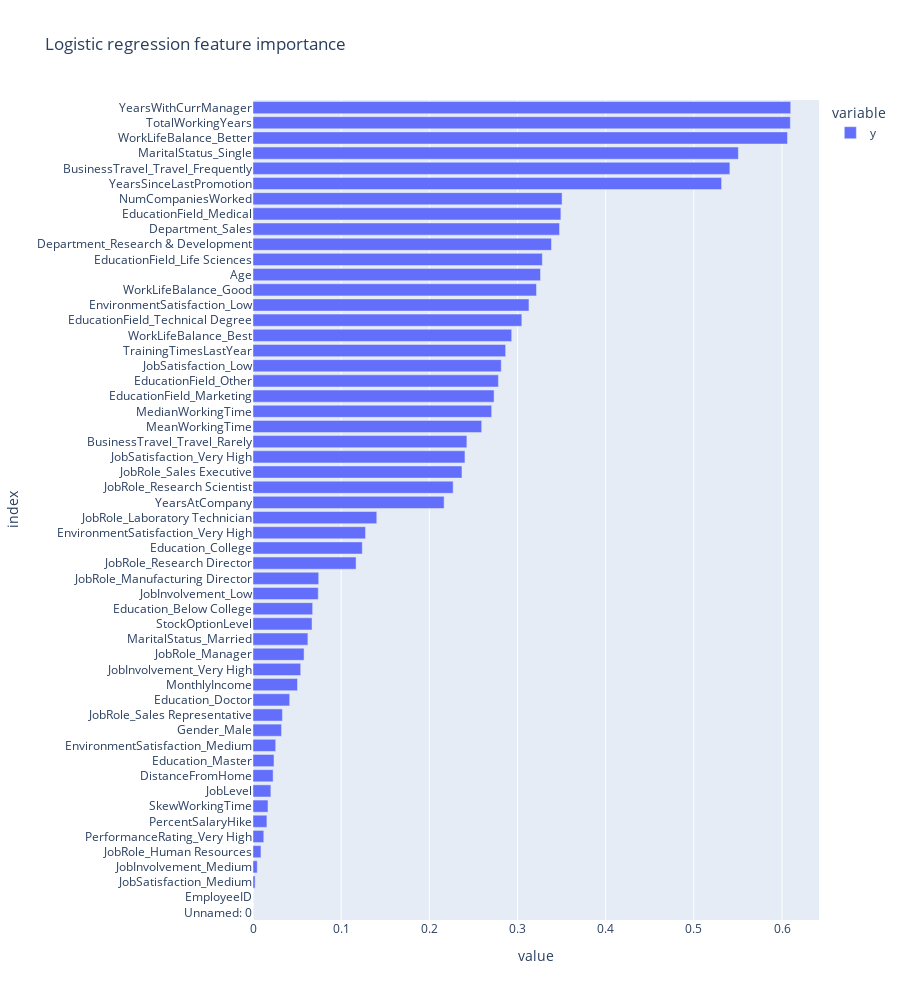

Notebook cell for this chart:
### Code cell
from sklearn.linear_model import LogisticRegression

logreg = model_pipelines[0][-1]
plot_feature_importance(np.abs(logreg.coef_.reshape(-1)), 'Logistic regression')

### Figure 1 — Plotly figure (JSON) as saved in the notebook; plotly's stock layout.template omitted (floating-point values rounded to 4 significant figures)
{"data": [{"alignmentgroup": "True", "hovertemplate": "variable=y<br>value=%{x}<br>index=%{y}<extra></extra>", "legendgroup": "y", "marker": {"color": "#636efa", "pattern": {"shape": ""}}, "name": "y", "offsetgroup": "y", "orientation": "h", "showlegend": true, "textposition": "auto", "x": [4.515e-05, 4.515e-05, 0.002421, 0.004836, 0.00904, 0.01223, 0.01577, 0.01699, 0.02027, 0.02283, 0.02379, 0.02573, 0.03237, 0.03338, 0.04164, 0.05048, 0.0541, 0.05794, 0.06226, 0.06694, 0.06766, 0.07402, 0.07453, 0.1169, 0.124, 0.1276, 0.1404, 0.2168, 0.227, 0.237, 0.2404, 0.2426, 0.2594, 0.2707, 0.2735, 0.2784, 0.2816, 0.2866, 0.2934, 0.3049, 0.313, 0.3215, 0.3261, 0.3282, 0.3386, 0.3477, 0.3492, 0.3505, 0.5315, 0.5409, 0.5505, 0.6062, 0.6095, 0.6099], "xaxis": "x", "y": ["Unnamed: 0", "EmployeeID", "JobSatisfaction_Medium", "JobInvolvement_Medium", "JobRole_Human Resources", "PerformanceRating_Very High", "PercentSalaryHike", "SkewWorkingTime", "JobLevel", "DistanceFromHome", "Education_Master", "EnvironmentSatisfaction_Medium", "Gender_Male", "JobRole_Sales Representative", "Education_Doctor", "MonthlyIncome", "JobInvolvement_Very High", "JobRole_Manager", "MaritalStatus_Married", "StockOptionLevel", "Education_Below College", "JobInvolvement_Low", "JobRole_Manufacturing Director", "JobRole_Research Director", "Education_College", "EnvironmentSatisfaction_Very High", "JobRole_Laboratory Technician", "YearsAtCompany", "JobRole_Research Scientist", "JobRole_Sales Executive", "JobSatisfaction_Very High", "BusinessTravel_Travel_Rarely", "MeanWorkingTime", "MedianWorkingTime", "EducationField_Marketing", "EducationField_Other", "JobSatisfaction_Low", "TrainingTimesLastYear", "WorkLifeBalance_Best", "EducationField_Technical Degree", "EnvironmentSatisfaction_Low", "WorkLifeBalance_Good", "Age", "EducationField_Life Sciences", "Department_Research & Development", "Department_Sales", "EducationField_Medical", "NumCompaniesWorked", "YearsSinceLastPromotion", "BusinessTravel_Travel_Frequently", "MaritalStatus_Single", "WorkLifeBalance_Better", "TotalWorkingYears", "YearsWithCurrManager"], "yaxis": "y", "type": "bar"}], "layout": {"xaxis": {"anchor": "y", "domain": [0.0, 1.0], "title": {"text": "value"}}, "yaxis": {"anchor": "x", "domain": [0.0, 1.0], "title": {"text": "index"}}, "legend": {"title": {"text": "variable"}, "tracegroupgap": 0}, "title": {"text": "Logistic regression feature importance"}, "barmode": "relative", "height": 1000}}
